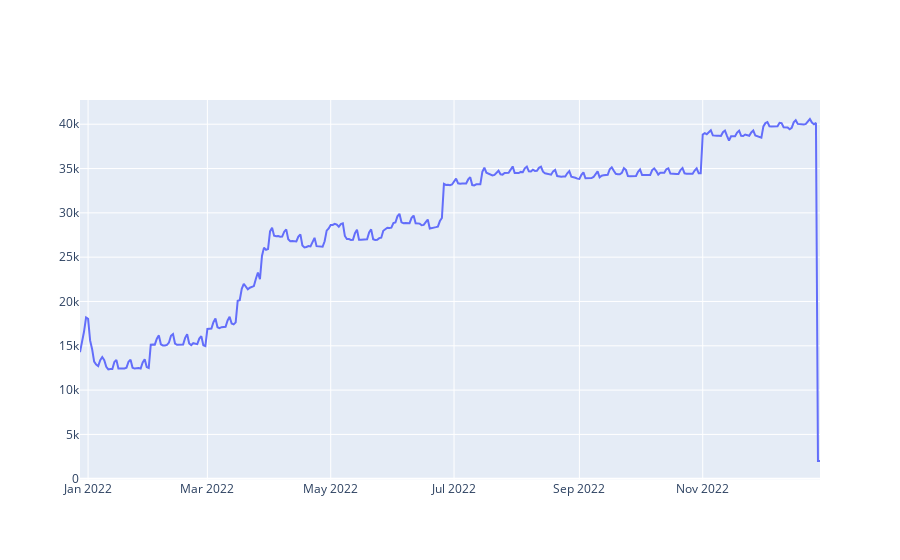

Notebook code for this chart:
### Code cell
plot_data(mean_price_per_date,"date","adjusted_price")

### Figure 1 — Plotly figure (JSON) as saved in the notebook; plotly's stock layout.template omitted (floating-point values rounded to 4 significant figures; data arrays with more than 128 entries replaced by an {"elided": "..."} marker saying what was removed)
{"data": [{"mode": "lines", "type": "scatter", "x": {"elided": "367 str values"}, "y": {"elided": "367 float values"}}], "layout": {}}
